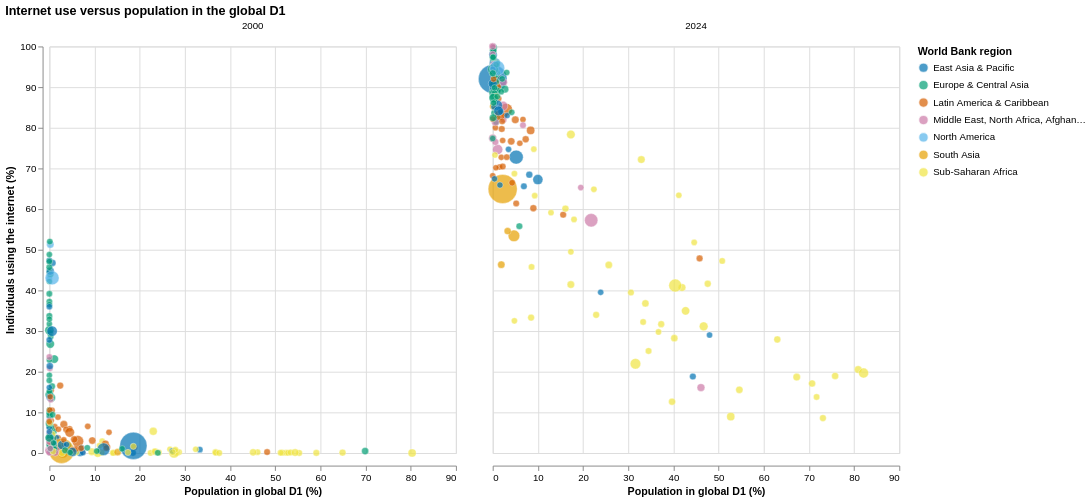

Notebook cell for this chart:
### Markdown cell above
## Scatter plot: internet use and global D1

Each bubble is a country. Color is the World Bank region, the horizontal axis is the percentage of the country's population in the global D1, the vertical axis is internet use, and bubble size reflects population.

### Code cell
point_chart = (
    alt.Chart(plot_df)
    .mark_circle(opacity=0.7, stroke='white', strokeWidth=0.5)
    .encode(
        x=alt.X('d1_country_population_pct:Q', title='Population in global D1 (%)'),
        y=alt.Y('indicator_value:Q', title='Individuals using the internet (%)', scale=alt.Scale(domain=[0, 100])),
        color=alt.Color('region:N', title='World Bank region', scale=alt.Scale(domain=list(REGION_COLORS), range=list(REGION_COLORS.values()))),
        size=alt.Size('country_population:Q', legend=None, scale=alt.Scale(range=[40, 900])),
        tooltip=[
            alt.Tooltip('code:N', title='Country'),
            alt.Tooltip('region:N', title='Region'),
            alt.Tooltip('year:O', title='Year'),
            alt.Tooltip('d1_country_population_pct:Q', title='Population in D1 (%)', format='.1f'),
            alt.Tooltip('indicator_value:Q', title='Internet use (%)', format='.1f'),
        ],
    )
    .properties(width=420, height=420)
)
internet_scatter = point_chart.facet(column=alt.Column('year:O', title=None, sort=plot_years)).properties(title='Internet use versus population in the global D1')
internet_scatter

### Figure 1 — Vega-Lite specification as saved in the notebook (floating-point values rounded to 4 significant figures; data arrays with more than 128 entries replaced by an {"elided": "..."} marker saying what was removed)
{"config": {"view": {"continuousWidth": 300, "continuousHeight": 300}}, "data": {"name": "data-f3fd27b87dd5f3db0d31a970637d6acb"}, "facet": {"column": {"field": "year", "sort": ["2000", "2024"], "title": null, "type": "ordinal"}}, "spec": {"mark": {"type": "circle", "opacity": 0.7, "stroke": "white", "strokeWidth": 0.5}, "encoding": {"color": {"field": "region", "scale": {"domain": ["East Asia & Pacific", "Europe & Central Asia", "Latin America & Caribbean", "Middle East, North Africa, Afghanistan & Pakistan", "North America", "South Asia", "Sub-Saharan Africa"], "range": ["#0072B2", "#009E73", "#D55E00", "#CC79A7", "#56B4E9", "#E69F00", "#F0E442"]}, "title": "World Bank region", "type": "nominal"}, "size": {"field": "country_population", "legend": null, "scale": {"range": [40, 900]}, "type": "quantitative"}, "tooltip": [{"field": "code", "title": "Country", "type": "nominal"}, {"field": "region", "title": "Region", "type": "nominal"}, {"field": "year", "title": "Year", "type": "ordinal"}, {"field": "d1_country_population_pct", "format": ".1f", "title": "Population in D1 (%)", "type": "quantitative"}, {"field": "indicator_value", "format": ".1f", "title": "Internet use (%)", "type": "quantitative"}], "x": {"field": "d1_country_population_pct", "title": "Population in global D1 (%)", "type": "quantitative"}, "y": {"field": "indicator_value", "scale": {"domain": [0, 100]}, "title": "Individuals using the internet (%)", "type": "quantitative"}}, "height": 420, "width": 420}, "title": "Internet use versus population in the global D1", "$schema": "https://vega.github.io/schema/vega-lite/v6.4.1.json", "datasets": {"data-f3fd27b87dd5f3db0d31a970637d6acb": {"elided": "378 records"}}}
